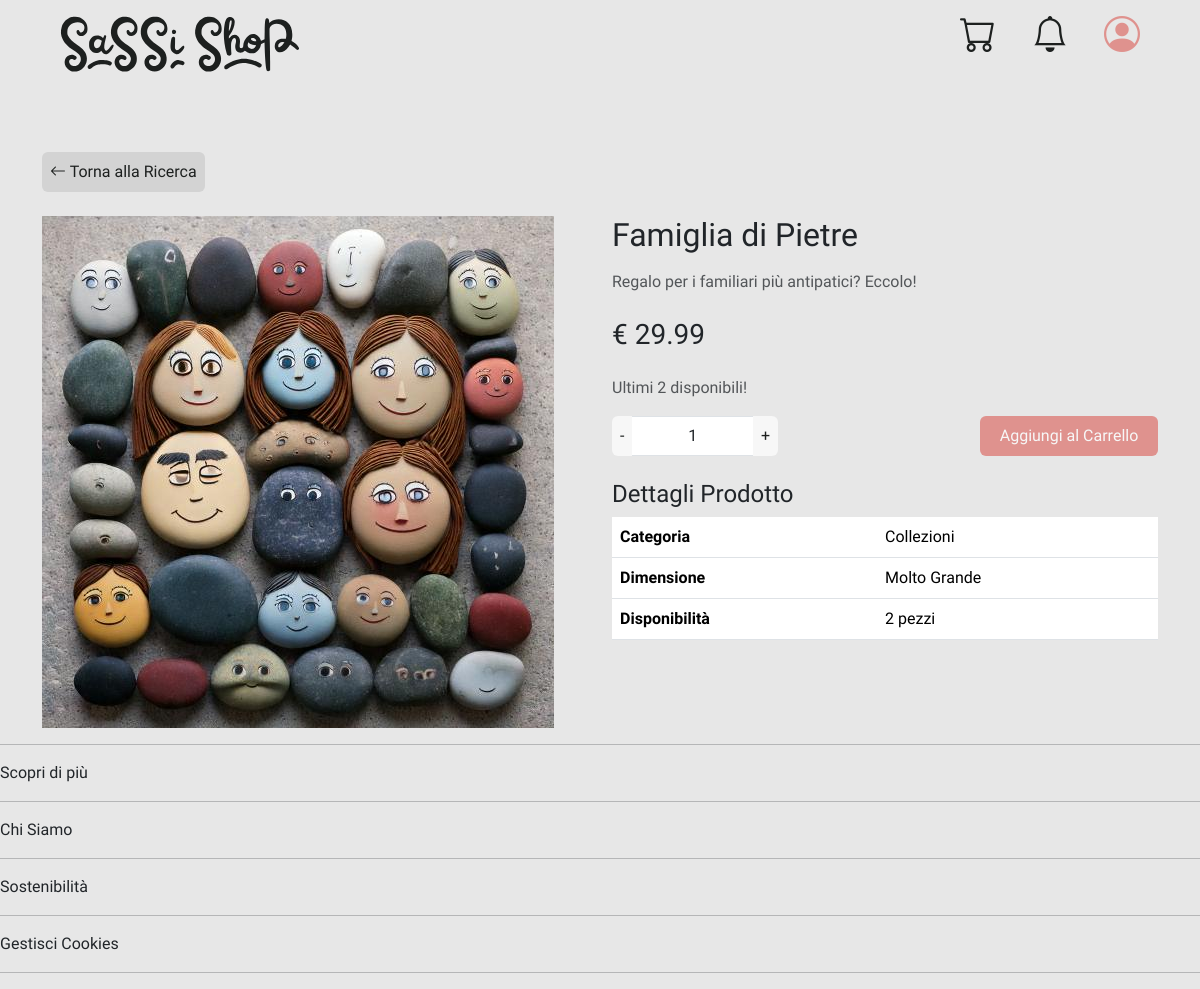
Screenshot of /?page=productPage&id=7 with the database file from the repository.
### tables this page shows
CREATE TABLE IF NOT EXISTS Product (
    id INT AUTO_INCREMENT PRIMARY KEY,
    name VARCHAR(127) NOT NULL,
    description TEXT,
    price DECIMAL(10, 2) NOT NULL,
    quantity INT NOT NULL,
    category INT NOT NULL,
    size INT NOT NULL,
    image TEXT DEFAULT "",
    isCollection BOOLEAN DEFAULT FALSE,
    FOREIGN KEY (category) REFERENCES Category(id) ON DELETE RESTRICT,
    FOREIGN KEY (size) REFERENCES Size(id) ON DELETE RESTRICT
);

CREATE TABLE IF NOT EXISTS Category (
    id INT AUTO_INCREMENT PRIMARY KEY,
    name VARCHAR(127) NOT NULL,
    description TEXT
);

CREATE TABLE IF NOT EXISTS Size (
    id INT AUTO_INCREMENT PRIMARY KEY,
    size VARCHAR(50) NOT NULL
);

### db/database.php (called while the page is built, shortened)
<?php
class DatabaseHelper {
    private ?mysqli $db = null;
    private array $configuration;
    public function __construct() {
        $this->configuration = [
            'servername' => 'localhost',
            'username' => 'root',
            'password' => '',
            'database' => 'SassiShop',
            'charset' => 'utf8mb4'
        ];
    }
    private function connect(): void {
        if ($this->db === null) {
            try {
                $this->db = new mysqli(
                    $this->configuration['servername'],
                    $this->configuration['username'],
                    $this->configuration['password'],
                    $this->configuration['database']
                );
                $this->db->set_charset($this->configuration['charset']);
            } catch(Exception $e) {
                throw new Exception("Connection failed: " . $e->getMessage());
            }
        }
    }
    private function execute(string $sql, array $params = []): mysqli_stmt {
        $temp = $this->db->prepare($sql);
        if (!empty($params)) {
            $types = str_repeat('s', count($params));
            $temp->bind_param($types, ...array_values($params));
        }
        if (!$temp->execute()) {
            throw new Exception("Execute failed: " . $temp->error);
        }
        return $temp;
    }
    public function getProductInfo(int $productId): array {
        $sql = "SELECT * FROM Product WHERE id = ?";
        $temp = $this->execute($sql, [$productId]);
        $result = $temp->get_result();
        $product = $result->fetch_assoc() ?: [];
        return $product;
    }
    public function getCategoryName(int $categoryId): string {
        $sql = "SELECT name FROM Category WHERE id = ?";
        $temp = $this->execute($sql, [$categoryId]);
        $result = $temp->get_result();
        $category = $result->fetch_assoc();
        return $category['name'] ?? '';
    }
    public function getSizeName(int $sizeId): string {
        $sql = "SELECT size FROM Size WHERE id = ?";
        $temp = $this->execute($sql, [$sizeId]);
        $result = $temp->get_result();
        $size = $result->fetch_assoc();
        return $size['size'] ?? '';
    }
}
?>

### src/bootstrap.php (called while the page is built, shortened)
<?php
    require_once("../db/database.php");
    require_once("utils/functions.php");
    $dbh = new DatabaseHelper();
?>

### src/utils/functions.php (called while the page is built, shortened)
<?php
    function getProductImage($product){
        return $product["image"];
    }
    function getQuantityAlert(int $quantity) : string {
        if($quantity <= 0) return "Prodotto esaurito!";
        else if($quantity == 1) return "Ultimo disponibile!";
        else if($quantity <= 5) return "Ultimi " . $quantity . " disponibili!";
        return "";
    }
?>

### src/template/productPage.php (the view, shortened to what this page needs)
<?php
$productId = $_GET["id"];
$product = $dbh->getProductInfo($productId);
?>
<div class="container mt-5">
    <div class="row mb-4">
        <div class="col">
            <?php $previousPage = isset($_SERVER['HTTP_REFERER']) ? $_SERVER['HTTP_REFERER'] : '?page=search'; ?>
            <a href="<?php echo $previousPage; ?>" class="btn btn-outline-secondary go-back-search">
                <i class="bi bi-arrow-left"></i> Torna alla Ricerca
            </a>
        </div>
    </div>
    <div class="row">
        <div class="col-md-6">
            <img src=<?php echo getProductImage($product); ?> class="img-fluid" alt="<?php echo $product['name']; ?>">
        </div>
        <div class="col-md-6">
            <h2 class="mb-3"><?php echo $product['name']; ?></h2>
            <p class="text-muted mb-4"><?php echo $product['description']; ?></p>
            <div class="d-flex justify-content-between align-items-center mb-4">
                <h3 class="mb-0">€ <?php echo $product['price']; ?></h3>
            </div>
            <p class="text-muted mb-3">
                <?php echo getQuantityAlert($product['quantity']); ?>
            </p>
            <?php if($product['quantity'] > 0): ?>
                <div class="row align-items-center mb-4">
                    <div class="col-4">
                        <div class="input-group">
                            <button class="btn btn-outline-secondary quantity-remover" type="button">-</button>
                            <input type="number" name="product-quantity" class="form-control text-center" value="1" min="1" max="<?php echo $product['quantity']; ?>">
                            <button class="btn btn-outline-secondary quantity-adder" type="button">+</button>
                        </div>
                    </div>
                    <div class="col-8 text-end">
                        <button class="btn card-purchase-button w-50 add-to-cart"> Aggiungi al Carrello </button>
                    </div>
                </div>
            <?php endif; ?>
            <div class="mt-4">
                <h4>Dettagli Prodotto</h4>
                <table class="table">
                    <tbody>
                        <tr>
                            <th scope="row">Categoria</th>
                            <td><?php echo $dbh->getCategoryName($product['category']); ?></td>
                        </tr>
                        <tr>
                            <th scope="row">Dimensione</th>
                            <td><?php echo $dbh->getSizeName($product['size']); ?></td>
                        </tr>
                        <tr>
                            <th scope="row">Disponibilità</th>
                            <td><?php echo ($product['quantity'] == 1) ? $product['quantity'] . " pezzo" : $product['quantity'] . " pezzi"?></td>
                        </tr>
                    </tbody>
                </table>
            </div>
        </div>
    </div>
</div>

### assets/styles/style.css (style rules this page uses)
:root.light-mode { --background-color: rgba(231, 231, 231, 1); --background-half-color: rgba(211, 211, 211, 1); --text-color: rgba(29, 32, 31, 1); --placeholder-color: rgba(29, 32, 31, 0.625); --primary-color: rgba(223, 146, 142, 1); --primary-hover-color: rgba(227, 160, 156, 1); --secondary-color: rgba(197, 136, 130, 1); --secondary-hover-color: rgba(209, 151, 148, 1); --highlight-color: rgba(234, 210, 172, 1); --highlight-color-hover: rgba(223, 194, 155, 1); --controls-background-color: rgba(247, 247, 247, 1); --controls-border-color: rgba(204, 204, 204, 1); --controls-hover-color: rgba(250, 250, 250, 1); --controls-disabled-color: rgba(176, 176, 176, 1); --success-color: rgba(76, 175, 80, 1); --success-color-hover: rgba(58, 158, 69, 1); --warning-color: rgba(255, 193, 7, 1); --warning-color-hover: rgba(224, 168, 0, 1); --error-color: rgba(244, 67, 54, 1); --error-color-hover: rgba(214, 52, 42, 1); --info-color: rgba(33, 150, 243, 1); --info-color-hover: rgba(30, 135, 226, 1); }
* { transition: all 0.3s ease; }
body { margin: 0; padding: 0; background-color: var(--background-color); font-family: 'Istok Web'; }
.quantity-remover, .quantity-adder { background-color: var(--controls-background-color) !important; border: none; color: var(--text-color); font-size: 1rem; padding: 0.5rem; }
.add-to-cart { background-color: var(--primary-color); color: var(--controls-background-color); padding: 0.5rem; border: none; }
.go-back-search { background-color: var(--background-half-color); color: var(--text-color) !important; border-color: "transparent" !important; padding: 0.5rem; border: none; }

### rows the page displays
product: image (picture), name "Famiglia di Pietre", description "Regalo per i familiari più antipatici? Eccolo!", price "29.99", quantity "Ultimi 2 disponibili!", category.name "Collezioni", size.size "Molto Grande", quantity "2"
